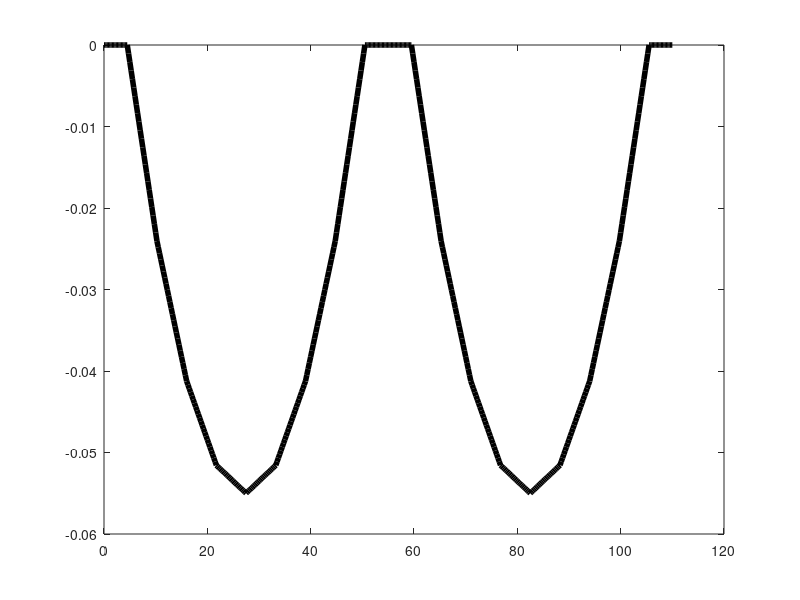

Source code (MATLAB): (Note: this script raises an error after producing the figure.)
clear all
% The program is generated for the dynamic interaction of pantograph and
% OHE system. the length of the element will be constant for this as 0.25
% meters. The code is generalized for any number of droppers per span. The
% input required from users are: dropper locations and the maximum presag
% in the contact wire
%% System parameters
% rho=linear density C: contact wire, M: Messenger wire, D: droppers.
% A= cross-sectional area  C: contact wire, M: Messenger wire, D: droppers.
% E=Young's modulus, C: contact wire, M: Messenger wire, D: droppers.
% I=Area moment of Inertia, C: contact wire, M: Messenger wire, D: droppers.
% T=Tension in the wire, C: contact wire, M: Messenger wire

% Contact wire
rho_C =1.35;A_C = 150*10^-6;E_C = 100*10^9;I_C = 1.7905*10^-9; EA_C = E_C*A_C; EI_C = E_C*I_C; T_C=-22000;

% Mesenger wire
rho_M=1.080; A_M=120*10^-6; E_M=97*10^9; I_M=1.1459*10^-9; EA_M=E_M*A_M; EI_M=E_M*I_M; T_M=-16000;

% Droppers
rho_D=0.117; EA_D=200*10^3; EI_D=0.46;

No_span=2;
% No_span=input('Number of spans:  '); % Please enter the number of spans you want to simulate

% contact wire support
EA_S_CW=14167000; EI_S_CW=0; 

% Messenger wire support
EA_S_MW= 500000; EI_S_MW=0;

lengthSpan=55; % Length of one span
T_c=-T_C;
T_m=-T_M;
w_c=rho_C*9.8; % weight density of the contact wire
w_m=rho_M*9.8; % weight density of the messenger wire
w_dm=0.195*9.8; %weight of dropper clamp on messenger wire
w_dc=0.165*9.8; % weight of dropper clamp on contact wire

No_droppers=9;
% No_droppers=input('Number of droppers per span: '); % Number of droppers per span

%for i=1:No_droppers
%    sprintf('Enter the location of dropper %d ' ,i)
%    dropper_location(i)=input(':');      % x coordinate of the droppers location 
%end

dropper_location=[4.5 10.25 16 21.75 27.5 33.25 39 44.75 50.5];

% d_c=input("Enter the required presag of contact wire:   "); % Maximum presag on the contact wire
d_c = 0.055;
encumbrance=1.2;

%% Dropper force and length

% presag calculated at each droppper location
D_dropper=(4*d_c/((dropper_location(No_droppers)-dropper_location(1))^2)).*(dropper_location-dropper_location(1)).*((dropper_location(No_droppers)-dropper_location(1))-dropper_location+dropper_location(1));

% Forces at the droppers
F=zeros(No_droppers,1);
f1=dropper_location(1);
f2=(dropper_location(2)-dropper_location(1))/2;
f3=(T_c*(D_dropper(2)-D_dropper(1)))/(w_c*(dropper_location(2)-dropper_location(1)));
F_1_9=(f1+f2+f3)*w_c+w_dc;
F(1)=F_1_9;
F(9)=F_1_9;

for i=2:(No_droppers-1)
    f4=(dropper_location(i+1)-dropper_location(i-1))/2;
    f5=(T_c*(D_dropper(i)-D_dropper(i-1)))/(w_c*(dropper_location(i)-dropper_location(i-1)));
    f6=(T_c*(D_dropper(i+1)-D_dropper(i)))/(w_c*(dropper_location(i+1)-dropper_location(i)));
    F(i)=(f4-f5+f6)*w_c+w_dc;
end

% Reaction force at the messenger wire support
for i=1:No_droppers
    r1(i)=(F(i)*(lengthSpan-dropper_location(i)))/lengthSpan;
end
r2=sum(r1(1:No_droppers));
R_a=((w_m*lengthSpan)/2)+r2;

F_droppers_m=zeros(No_droppers,1);
F_droppers_m(1)=0;
for i=2:No_droppers
    for j=1:i-1
        F_droppers_m1(j)=F(j)*5.75*(i-j);
    end

    F_droppers_m(i)=sum(F_droppers_m1);
    
    if i> ((No_droppers/2)+1)
       F_droppers_m(i)=F_droppers_m((No_droppers+1)-i);
    end
end

% Sag calculation at the messenger wire at the dropper locations
for i=1:No_droppers
    c1=R_a*dropper_location(i);
    c2=(w_m*(dropper_location(i))^2)/2;
    c3=sum(F_droppers_m(i));
    c_m(i)=(c1-c2-c3)/T_m;
        if i> ((No_droppers/2)+1)
       c_m(i)=c_m((No_droppers+1)-i);
    end
end

% Calculation of dropper lengths 
for i=1:No_droppers
    length_dropper(i)=encumbrance-c_m(i)+D_dropper(i);
end
  
%% Node coordinates

EL=0.25; % length of each element in the wire

numberElements=No_span*449+2*No_span+2; % total number of elements (220+220+9) contact wire, messenger wire, droppers

numberNodes_w=221; % number of elements for contact wire and messenger wire for a single span

numberElements_W=(No_span*lengthSpan/EL);% Total Number of elements for contact wire and messneger wire

numberNodes_W=(No_span*lengthSpan/EL)+1;% Total Number of nodes for contact wire and messneger wire


NC_CW=zeros(numberNodes_W,2); % nodal coordinates of the contact wire
NC_MW=zeros(numberNodes_W,2); % % nodal coordinates of the messenger wire

mw_x=0:0.25:55;% Discretization of the wire into finite elements for sigle span
Nodes_effective = (2*numberNodes_W+2*No_span+2);% Total number of nodes of the OHE system

%dropper position and support on the contact wire (x coordinates)
cW_x=zeros((No_droppers+2),1);
for i= 2:(No_droppers+1)
    cW_x(i)=dropper_location(i-1);
    cW_x(No_droppers+2)=lengthSpan;
end
% dropper position and support on the contact wire (y coordinates)
cW_y=zeros(No_droppers+2,1);
for i= 2:(No_droppers+1)
    cW_y(i)=D_dropper(i-1);
end
%Interpolation of the dropper point to find out the configuration of the entire contact wire
CW_Y = interp1(cW_x,cW_y,mw_x);
CW_Y=-CW_Y;

MW_x=cW_x; % messenger wire x coordinates

MW_y=zeros(No_droppers+2,1);% messenger wire y coordinates for dropper positions
for i=1:No_droppers+2
    if i==1||i==No_droppers+2
        MW_y(i)=1.2;
    else
        MW_y(i)=length_dropper(i-1);
    end
end

        
MW_Y = interp1(MW_x,MW_y,mw_x,'spline'); % Interpolation to find out the y coordinates of the messenger wire for finding its initial position


for i=1:numberNodes_w % Assigning the nodal coordinates to the messenger wire
    NC_MW(i,1)=mw_x(i);
end

% Node coordinates for contact wire
for j=1:No_span
    for i=1:221
        if j==1
            NC_CW(i,1)=mw_x(i);
            NC_CW(i,2)=CW_Y(i);
        else
            NC_CW((i+(j-1)*221)-(j-1),1)=mw_x(i)+(j-1)*lengthSpan;
            NC_CW((i+(j-1)*221)-(j-1),2)=CW_Y(i);
        end
    end
end

% Node coordinates for Messenger wire
for j=1:No_span
    for i=1:221
        if j==1
            NC_MW(i,1)=mw_x(i);
            NC_MW(i,2)=MW_Y(i);
        else
            NC_MW((i+(j-1)*221)-(j-1),1)=mw_x(i)+(j-1)*lengthSpan;
            NC_MW((i+(j-1)*221)-(j-1),2)=MW_Y(i);
        end
    end
end

%% Droppers Node coordinates
NC_droppers_single=zeros(2*No_droppers,2);
for i=1:No_droppers
    NC_droppers_single(2*i-1,1)=dropper_location(i);
   NC_droppers_single(2*i,1)=dropper_location(i);
   NC_droppers_single(2*i,2)=length_dropper(i);      
end
%Dropper node coordinates for multiple span
NC_droppers=zeros(No_span*18,2);

for j=1:No_span
    for i=1:18
        if j==1
            NC_droppers(i,1)=NC_droppers_single(i,1);
            NC_droppers(i,2)=NC_droppers_single(i,2);
        else
            
            NC_droppers((i+(j-1)*18),1)=NC_droppers_single(i,1)+(j-1)*55;
            NC_droppers((i+(j-1)*18),2)=NC_droppers_single(i,2);

        end
    end
end
 
%% Supports at the wires
NC_supports_CW = zeros(2*No_span+2,2);
for i=1:2:length(NC_supports_CW)
    NC_supports_CW(i,2)=0;
     NC_supports_CW(i,1)=((i-1)/2)*55;
end
for i=2:2:length(NC_supports_CW)
    NC_supports_CW(i,2)=-1;
     NC_supports_CW(i,1)=((i-2)/2)*55;
end

NC_supports_MW = zeros(2*No_span+2,2);
for i=1:2:length(NC_supports_MW)
    NC_supports_MW(i,2)=1.2;
     NC_supports_MW(i,1)=((i-1)/2)*55;
end
for i=2:2:length(NC_supports_MW)
    NC_supports_MW(i,2)=2.2;
     NC_supports_MW(i,1)=((i-2)/2)*55;
end

%% Combining different matrices
nodeCoordinates=zeros(length(Nodes_effective),2);
% node coordinates for Contact wire
for i=1:length(NC_CW)
    for j=1:2
    nodeCoordinates(i,j)=NC_CW(i,j);
    end
end

% node coordinates for Messenger wire
for i=length(NC_CW)+1:2*length(NC_MW)
    for j=1:2
    nodeCoordinates(i,j)=NC_MW(i-length(NC_CW),j);
    end
end

for i=(2*length(NC_MW)+1):(2*length(NC_MW))+(No_span+1)
        for j=1:2
    nodeCoordinates(i,j)=NC_supports_CW(2*(i-(2*length(NC_MW))),j);
    end
end
 
for i=(2*length(NC_MW))+(No_span+1)+1:(2*length(NC_MW))+(No_span+1)+(No_span+1)
        for j=1:2
    nodeCoordinates(i,j)=NC_supports_MW(2*(i-((2*length(NC_MW))+(No_span+1))),j);
    end
end

%% Connection between different elements

numberNodes_W=(No_span*lengthSpan/EL)+1;
numberElements_W=(No_span*lengthSpan/EL);

% Connection between contact wire elements nodes
for i=1:numberElements_W
    elementNodes(i,1)=i;
    elementNodes(i,2)=i+1;
end

% Connection between messenger wire elements nodes
for i=(numberElements_W+1):(2*numberElements_W)
    elementNodes(i,1)=i+1;
    elementNodes(i,2)=i+2;
end

 % Connection between droppers element nodes
 for i=(2*numberElements_W)+1:(2*numberElements_W)+No_span*9
     elementNodes(i,1)=((NC_droppers(2*(i-(2*numberElements_W))))/EL)+1;
     elementNodes(i,2)=(((NC_droppers(2*(i-(2*numberElements_W))))/EL)+1)+((No_span*lengthSpan)/EL)+1;
 end

%Connections between contact wire support
for i=(No_span*9+2*numberElements_W)+1:(No_span*9+2*numberElements_W)+1+No_span
      elementNodes(i,1)= ((i-((No_span*9+2*numberElements_W)+1))*lengthSpan)/EL+1;
      elementNodes(i,2) =(i-(No_span*9-2));
end
    
% Connection between Messenger wire support element nodes 
for i=(No_span*9+2*numberElements_W)+1+No_span+1:(No_span*9+2*numberElements_W)+2+2*No_span
      elementNodes(i,1)= (((i-((No_span*9+2*numberElements_W)+1+No_span+1))*lengthSpan)/EL)+1+numberNodes_W;
      elementNodes(i,2) =(i-(No_span*9-2));
end

xx=nodeCoordinates(:,1);
yy=nodeCoordinates(:,2);

%% Numbner of degrees of freedom and effective number of nodes

GDof = 3*(2*((No_span*lengthSpan/EL)+1)+(2*No_span+2));

Nodes_effective = (2*numberNodes_W+2*No_span+2);

%% external force

% Self weight
force=zeros(GDof,1);
Length_Element=0.25;
% Self weight of the contact wire
for i=(Nodes_effective+1):(Nodes_effective+numberElements_W)
    force(i)=force(i)-(9.81*1.35*Length_Element/4);
end

%% Stiffness formation

stiffness=zeros(GDof);

% Contact wire
for e = 1:numberElements_W
    % elementDof: element degrees of freedom (Dof)
    indice = elementNodes(e,:);
    elementDof = [indice indice+Nodes_effective indice+2*Nodes_effective];
    nn = length(indice);
    xa = xx(indice(2))-xx(indice(1));
    ya = yy(indice(2))-yy(indice(1));
    length_element = sqrt(xa*xa+ya*ya);
    cosa = xa/length_element;
    sena = ya/length_element;
    ll = length_element;
    L = [cosa*eye(2) sena*eye(2) zeros(2); -sena*eye(2) cosa*eye(2) zeros(2); zeros(2,4) eye(2)];
    oneu = [1 -1;-1 1];
    oneu2 = [1 -1;1 -1];
    oneu3 = [1 1;-1 -1];
    oneu4 = [4 2;2 4];

    A=[(4*EI_C/ll)+(4*ll*T_C/30) (2*EI_C/ll)-(ll*T_C/30); (2*EI_C/ll)-(ll*T_C/30)  (4*EI_C/ll)+(4*ll*T_C/30)];
    
    k1 = [EA_C/ll*oneu zeros(2,4);
    zeros(2) ((36*T_C/30*ll)+(12*EI_C/ll^3))*oneu ((3*T_C/30)+(6*EI_C/ll^2))*oneu3;
    zeros(2) ((3*T_C/30)+(6*EI_C/ll^2))*oneu2 A];
    stiffness(elementDof,elementDof) = stiffness(elementDof,elementDof) + L'*k1*L;
end

% Messenger wire
for e = numberElements_W+1:2*numberElements_W
    % elementDof: element degrees of freedom (Dof)
    indice = elementNodes(e,:);
    elementDof = [indice indice+Nodes_effective indice+2*Nodes_effective];
    nn = length(indice);
    xa = xx(indice(2))-xx(indice(1));
    ya = yy(indice(2))-yy(indice(1));
    length_element = sqrt(xa*xa+ya*ya);
    cosa = xa/length_element;
    sena = ya/length_element;
    ll = length_element;
    L = [cosa*eye(2) sena*eye(2) zeros(2); -sena*eye(2) cosa*eye(2) zeros(2); zeros(2,4) eye(2)];
    oneu = [1 -1;-1 1];
    oneu2 = [1 -1;1 -1];
    oneu3 = [1 1;-1 -1];
    oneu4 = [4 2;2 4];
    
    A=[(4*EI_M/ll)+(4*ll*T_M/30) (2*EI_M/ll)-(ll*T_M/30); (2*EI_M/ll)-(ll*T_M/30)  (4*EI_M/ll)+(4*ll*T_M/30)];
    
    k1 = [EA_M/ll*oneu zeros(2,4);
    zeros(2) ((36*T_M/30*ll)+(12*EI_M/ll^3))*oneu ((3*T_M/30)+(6*EI_M/ll^2))*oneu3;
    zeros(2) ((3*T_M/30)+(6*EI_M/ll^2))*oneu2 A];
    stiffness(elementDof,elementDof) = stiffness(elementDof,elementDof) + L'*k1*L;
end

% Dropper
for e = 2*numberElements_W+1:(2*numberElements_W+9*No_span)
    % elementDof: element degrees of freedom (Dof)
    indice = elementNodes(e,:);
    elementDof = [indice indice+Nodes_effective indice+2*Nodes_effective];
    nn = length(indice);
    xa = xx(indice(2))-xx(indice(1));
    ya = yy(indice(2))-yy(indice(1));
    length_element = sqrt(xa*xa+ya*ya);
    cosa = xa/length_element;
    sena = ya/length_element;
    ll = length_element;
    L = [cosa*eye(2) sena*eye(2) zeros(2); -sena*eye(2) cosa*eye(2) zeros(2); zeros(2,4) eye(2)];
    oneu = [1 -1;-1 1];
    oneu2 = [1 -1;1 -1];
    oneu3 = [1 1;-1 -1];
    oneu4 = [4 2;2 4];
         
    T=0;
    
    A=[(4*EI_D/ll)+(4*ll*T/30) (2*EI_D/ll)-(ll*T/30); (2*EI_D/ll)-(ll*T/30)  (4*EI_D/ll)+(4*ll*T/30)];
    
    k1 = [EA_D/ll*oneu zeros(2,4);
        zeros(2) ((36*T/30*ll)+(12*EI_D/ll^3))*oneu ((3*T/30)+(6*EI_D/ll^2))*oneu3; 
        zeros(2) ((3*T/30)+(6*EI_D/ll^2))*oneu2 A];

    stiffness(elementDof,elementDof) = stiffness(elementDof,elementDof) + L'*k1*L;
end

% contact wire support
for e = (2*numberElements_W+9*No_span)+1:(No_span*9+2*numberElements_W)+1+No_span
    % elementDof: element degrees of freedom (Dof)
    indice = elementNodes(e,:);
    elementDof = [indice indice+Nodes_effective indice+2*Nodes_effective];   
    nn = length(indice);
    xa = xx(indice(2))-xx(indice(1));
    ya = yy(indice(2))-yy(indice(1));
    length_element = sqrt(xa*xa+ya*ya);
    cosa = xa/length_element;
    sena = ya/length_element;
    ll = length_element;
    L = [cosa*eye(2) sena*eye(2) zeros(2); -sena*eye(2) cosa*eye(2) zeros(2); zeros(2,4) eye(2)];
    oneu = [1 -1;-1 1];
    oneu2 = [1 -1;1 -1];
    oneu3 = [1 1;-1 -1];
    oneu4 = [4 2;2 4];

    T=0;
    
    A=[(4*EI_S_CW/ll)+(4*ll*T/30) (2*EI_S_CW/ll)-(ll*T/30); (2*EI_S_CW/ll)-(ll*T/30)  (4*EI_S_CW/ll)+(4*ll*T/30)];
    
    k1 = [EA_S_CW/ll*oneu zeros(2,4);
        zeros(2) ((36*T/30*ll)+(12*EI_S_CW/ll^3))*oneu ((3*T/30)+(6*EI_S_CW/ll^2))*oneu3; 
        zeros(2) ((3*T/30)+(6*EI_S_CW/ll^2))*oneu2 A];

    stiffness(elementDof,elementDof) = stiffness(elementDof,elementDof) + L'*k1*L;
end

% Messenger wire support

for e = (No_span*9+2*numberElements_W)+1+No_span+1:(No_span*9+2*numberElements_W)+2+2*No_span
    % elementDof: element degrees of freedom (Dof)
    indice = elementNodes(e,:);
    elementDof = [indice indice+Nodes_effective indice+2*Nodes_effective];    
    nn = length(indice);
    xa = xx(indice(2))-xx(indice(1));
    ya = yy(indice(2))-yy(indice(1));
    length_element = sqrt(xa*xa+ya*ya);
    cosa = xa/length_element;
    sena = ya/length_element;
    ll = length_element;
    L = [cosa*eye(2) sena*eye(2) zeros(2); -sena*eye(2) cosa*eye(2) zeros(2); zeros(2,4) eye(2)];
    oneu = [1 -1;-1 1];
    oneu2 = [1 -1;1 -1];
    oneu3 = [1 1;-1 -1];
    oneu4 = [4 2;2 4];
         
    T=0;
    
    A=[(4*EI_S_MW/ll)+(4*ll*T/30) (2*EI_S_MW/ll)-(ll*T/30); (2*EI_S_MW/ll)-(ll*T/30)  (4*EI_S_MW/ll)+(4*ll*T/30)];
    
    k1 = [EA_S_MW/ll*oneu zeros(2,4);
        zeros(2) ((36*T/30*ll)+(12*EI_S_MW/ll^3))*oneu ((3*T/30)+(6*EI_S_MW/ll^2))*oneu3; 
        zeros(2) ((3*T/30)+(6*EI_S_MW/ll^2))*oneu2 A];

    stiffness(elementDof,elementDof) = stiffness(elementDof,elementDof) + L'*k1*L;
end

%% Mass Matrix formulation

mass = zeros(GDof);

% Contact wire
for e = 1:numberElements_W
    % elementDof: element degrees of freedom (Dof)
    indice = elementNodes(e,:);
    elementDof = [indice indice+Nodes_effective indice+2*Nodes_effective];
xa = xx(indice(2))-xx(indice(1));
ya = yy(indice(2))-yy(indice(1));
length_element = sqrt(xa*xa+ya*ya);
cosa = xa/length_element;
sena = ya/length_element;
ll = length_element;
L = [cosa*eye(2) sena*eye(2) zeros(2);
-sena*eye(2) cosa*eye(2) zeros(2);
zeros(2,4) eye(2)];
oneu = 1/6*[2 1;1 2];
oneu2 = 1/70*[26 9; 9 26];
oneu3 = ll/420*[22 -13; 13 -22];
oneu4 = ll^2/420*[4 -3; -3 4];
m1 = rho_C*ll*[oneu zeros(2,4);
zeros(2) oneu2 oneu3;
zeros(2) oneu3' oneu4];
mass(elementDof,elementDof) = mass(elementDof,elementDof) + L'*m1*L;
end

% Messenger wire
for e = numberElements_W+1:2*numberElements_W
    % elementDof: element degrees of freedom (Dof)
    indice = elementNodes(e,:);
    elementDof = [indice indice+Nodes_effective indice+2*Nodes_effective];
xa = xx(indice(2))-xx(indice(1));
ya = yy(indice(2))-yy(indice(1));
length_element = sqrt(xa*xa+ya*ya);
cosa = xa/length_element;
sena = ya/length_element;
ll = length_element;
L = [cosa*eye(2) sena*eye(2) zeros(2);
-sena*eye(2) cosa*eye(2) zeros(2);
zeros(2,4) eye(2)];
oneu = 1/6*[2 1;1 2];
oneu2 = 1/70*[26 9; 9 26];
oneu3 = ll/420*[22 -13; 13 -22];
oneu4 = ll^2/420*[4 -3; -3 4];
m1 = rho_M*ll*[oneu zeros(2,4);
zeros(2) oneu2 oneu3;
zeros(2) oneu3' oneu4];
mass(elementDof,elementDof) = mass(elementDof,elementDof) + L'*m1*L;
end

% Droppers

for e = 2*numberElements_W+1:(2*numberElements_W+9*No_span)
    % elementDof: element degrees of freedom (Dof)
    indice = elementNodes(e,:);
    elementDof = [indice indice+Nodes_effective indice+2*Nodes_effective];
    xa = xx(indice(2))-xx(indice(1));
ya = yy(indice(2))-yy(indice(1));
length_element = sqrt(xa*xa+ya*ya);
cosa = xa/length_element;
sena = ya/length_element;
ll = length_element;
L = [cosa*eye(2) sena*eye(2) zeros(2);
-sena*eye(2) cosa*eye(2) zeros(2);
zeros(2,4) eye(2)];
oneu = 1/6*[2 1;1 2];
oneu2 = 1/70*[26 9; 9 26];
oneu3 = ll/420*[22 -13; 13 -22];
oneu4 = ll^2/420*[4 -3; -3 4];
m1 = rho_D*ll*[oneu zeros(2,4);
zeros(2) oneu2 oneu3;
zeros(2) oneu3' oneu4];
mass(elementDof,elementDof) = mass(elementDof,elementDof) + L'*m1*L;
end
% 240, 19
% 465, 19
% 911, 19
% 1132, 19

%% Prescribed Degree of freedom
% Prescribed Degree of freedom for supports
prescribedDof=zeros(1,6*(2*No_span+2)); i=0;
for e =(2*numberElements_W+9*No_span)+1:(No_span*9+2*numberElements_W)+2+2*No_span
       indice = elementNodes(e,:);
        prescribedDof1 = [indice indice+Nodes_effective indice+2*Nodes_effective];
              for j=1:6
               prescribedDof(1,j+i)=prescribedDof1(1,j);
              end
           i=i+6;
end
% Prescribed Degree of freedom for droppers
for e=(2*numberElements_W+1):(2*numberElements_W+No_droppers*No_span)
    indice=elementNodes(e,:);
    prescribedDof2(e-2*numberElements_W)=[indice(1)+Nodes_effective];
end
% nullifying matrices to avoid sigularity error
   for i=0:5:(length(prescribedDof)-(2*No_span+4))
      prescribedDof(:,3+i)=[];
   end
% Prescribed Degree of freedom for droppers  
  q=length(prescribedDof);
   for i=length(prescribedDof)+1:length(prescribedDof)+No_droppers*No_span
       prescribedDof(i)=prescribedDof2(i-q);
   end

%% Solution

% solution

activeDof = setdiff((1:GDof)', prescribedDof);
s_activ = stiffness(activeDof, activeDof);
f_activ = force(activeDof);
U = stiffness(activeDof,activeDof)\force(activeDof);
displacements = zeros(GDof,1);
displacements(activeDof) = U;

% reactions
F1 = stiffness*displacements;
reactions = F1(prescribedDof);

[prescribedDof' reactions];

q=displacements(((Nodes_effective+numberNodes_W)+1):(((Nodes_effective+numberNodes_W)+1)+numberElements_W));
for i=1:numberNodes_W
    MW_selfweight(i)=NC_MW(i,2)+q(i);
end

%% Before applying self weight of the wires
figure()
ln_c=plot(NC_CW(:,1),NC_CW(:,2),'k','LineWidth',4) % Plot for the contact wire
ln_c.LineWidth = 4;
ln_c.Color = [0.6350 0.0780 0.1840];
hold on
ln_m=plot(NC_MW(:,1),NC_MW(:,2),'m','LineWidth',4) % Plot for the messenger wire
ln_m.LineWidth = 4;
ln_m.Color = [0.4660 0.6740 0.1880];

% plot for the droppers
for i=1:2:(length(NC_droppers)-1)
    plot([NC_droppers(i,1) NC_droppers(i+1,1)],[NC_droppers(i,2) NC_droppers(i+1,2)],'r','LineWidth',2)
end 
xlabel('Length of wire [m]')
ylabel('Vertical Position [m]')
xlim([-20 No_span*lengthSpan+20])
ylim([-0.2 1.4])
hold off

%% Plot for the dropper length and dropper force
figure()
bar(F,0.6)
xlabel('Droppers')
ylabel('Force [N]')
title('Dropper force')

figure()
bar(length_dropper,0.6)
xlabel('Droppers')
ylabel('Length of dropper [m]')
title('Length of the droppers')

%% Plotting the results for the static condition after applying self weight
figure()

% plot for contact wire

% adding the initial configuration of contact wire to the results obtained
for j=1:No_span
    for i=1:221
        if j==1
            displacements(Nodes_effective+i)=displacements(Nodes_effective+i)+CW_Y(i);
            
        else
            displacements((Nodes_effective+i+(j-1)*221)-(j-1))= displacements((Nodes_effective+i+(j-1)*221)-(j-1))+CW_Y(i);
            
        end
    end
end
   
ln_c=plot(xx(1:numberNodes_W),displacements((Nodes_effective+1):((Nodes_effective+1)+numberElements_W)))
ln_c.LineWidth = 2;
ln_c.Color = [0.6350 0.0780 0.1840];

% Plot for the messenger wire
hold on
ln_m=plot(xx(1:numberNodes_W),MW_selfweight)
ln_m.LineWidth = 2;
ln_m.Color = [0.4660 0.6740 0.1880];
hold off
xlabel('Length of wire [m]')
ylabel('Vertical Position [m]')
xlim([-20 No_span*lengthSpan+20])
ylim([-0.2 1.4])

title("Static configuration of contact and messenger wire for " + No_span + " spans ")